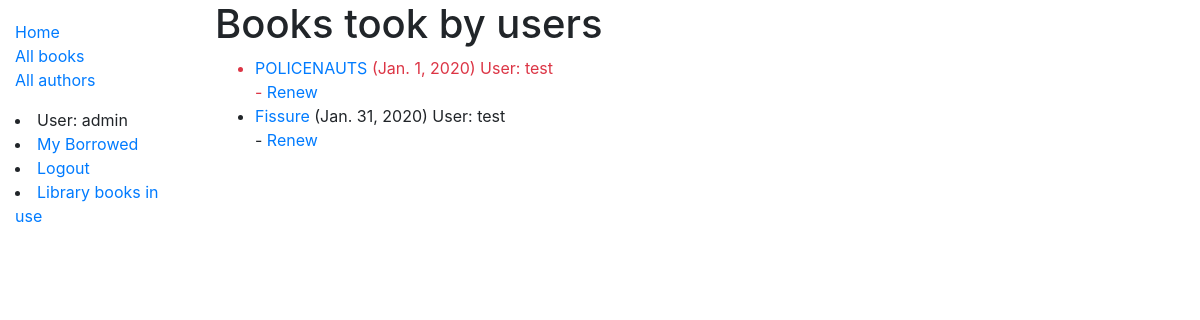
Screenshot of /catalog/library-books (signed in) with the database file from the repository.
### catalog/models.py (models this page shows, shortened)
class BookInstance(models.Model):
    id = models.UUIDField(primary_key=True, default=uuid.uuid4, help_text='Unique ID from this particular book instance')
    book = models.ForeignKey(Book, on_delete=models.SET_NULL, null=True)
    imprint = models.CharField(max_length=200)
    due_back = models.DateField(null=True, blank=True)
    borrower = models.ForeignKey(User, on_delete=models.SET_NULL, null=True, blank=True)
    LOAN_STATUS = (
        ('m', 'Maintenance'),
        ('o', 'On loan'),
        ('a', 'Available'),
        ('r', 'Reserved')
    )
    status = models.CharField(
        max_length=1,
        choices=LOAN_STATUS,
        blank=True,
        default='m',
        help_text='Book availability',
    )
    class Meta:
        ordering = [ 'due_back' ]
        permissions = (("can_mark_returned", "Set book as returned"),)
    @property
    def is_overdue(self):
        if self.due_back and date.today() > self.due_back:
            return True
        return False

class Book(models.Model):
    title = models.CharField(max_length=200)
    author = models.ForeignKey(Author, on_delete=models.SET_NULL, null=True)
    summary = models.TextField(max_length=1000, help_text='Enter a brief description of the book')
    isbn = models.CharField('ISBN', max_length=13, help_text='13 Character <a href="https://www.isbn-international.org/content/what-isbn">ISBN number</a>')
    genre = models.ManyToManyField(Genre, help_text='Select a genre for this book')
    language = models.ForeignKey(Language, on_delete=models.SET_NULL, null=True)
    class Meta:
        ordering = [ 'title' ]

### catalog/views.py (the view)
# urls.py: path('library-books', views.LibraryBooksListView.as_view(), name='library-books'),
class LibraryBooksListView(PermissionRequiredMixin, generic.ListView):
    permission_required = 'catalog.can_mark_returned'
    model = BookInstance
    template_name = 'catalog/bookinstance_list_library.html'
    paginate_by = 10
    def get_queryset(self):
        return BookInstance.objects \
            .filter(status__exact='o') \
            .order_by('due_back')

### catalog/templates/catalog/bookinstance_list_library.html
{% extends "base_generic.html" %}
{% block content %}
    <h1>Books took by users</h1>
    {% if bookinstance_list %}
        <ul>
            {% for bookinst in bookinstance_list %}
                <li class="{% if bookinst.is_overdue %}text-danger{% endif %}">
                    <a href="{% url 'book-detail' bookinst.book.pk%}">{{ bookinst.book.title }}</a>
                    ({{ bookinst.due_back }})
                    User: {{ bookinst.borrower.username }}
                    <br />
                    {% if perms.catalog.can_mark_returned %}- <a href="{% url 'renew-book-librarian' bookinst.id %}">Renew</a>  {% endif %}
                </li>
            {% endfor %}
        </ul>
    {% else %}
    <p>There are no books borrowed by users.</p>
    {% endif %}
{% endblock %}

### catalog/templates/base_generic.html (shortened to what this page needs)
<!DOCTYPE html>
<html lang="en">
<head>
  <link rel="stylesheet" href="https://stackpath.bootstrapcdn.com/bootstrap/4.1.3/css/bootstrap.min.css">
  {% load static %}
  <link rel="stylesheet" href="{% static 'css/styles.css' %}">
</head>
<body>
  <div class="container-fluid">
    <div class="row">
      <div class="col-sm-2">
      {% block sidebar %}
        <ul class="sidebar-nav">
          <li><a href="{% url 'index' %}">Home</a></li>
          <li><a href="{% url 'books' %}">All books</a></li>
          <li><a href="{% url 'authors' %}">All authors</a></li>
        </ul>
        {% if user.is_authenticated %}
          <li>User: {{ user.get_username }}</li>
          <li><a href="{% url 'my-borrowed' %}">My Borrowed</a></li>
          <li><a href="{% url 'logout'%}?next={{request.path}}">Logout</a></li>
        {% else %}
          <li><a href="{% url 'login'%}?next={{request.path}}">Login</a></li>
        {% endif %}
        {% if perms.catalog.can_mark_returned %}
          <li><a href="{% url 'library-books' %}">Library books in use</a></li>
        {% endif %}
     {% endblock %}
      </div>
      <div class="col-sm-10 ">
        {% block content %}{% endblock %}
      </div>
    </div>
  </div>
</body>
</html>

### catalog/static/styles.css (style rules this page uses)
.sidebar-nav { margin-top: 20px; padding: 0; list-style: none; }

### rows the page displays
BookInstance: book "POLICENAUTS", due_back "Jan. 1, 2020", borrower.username "test"
BookInstance: book "Fissure", due_back "Jan. 31, 2020", borrower.username "test"

### other values shown
{{ user.get_username }} "admin"
